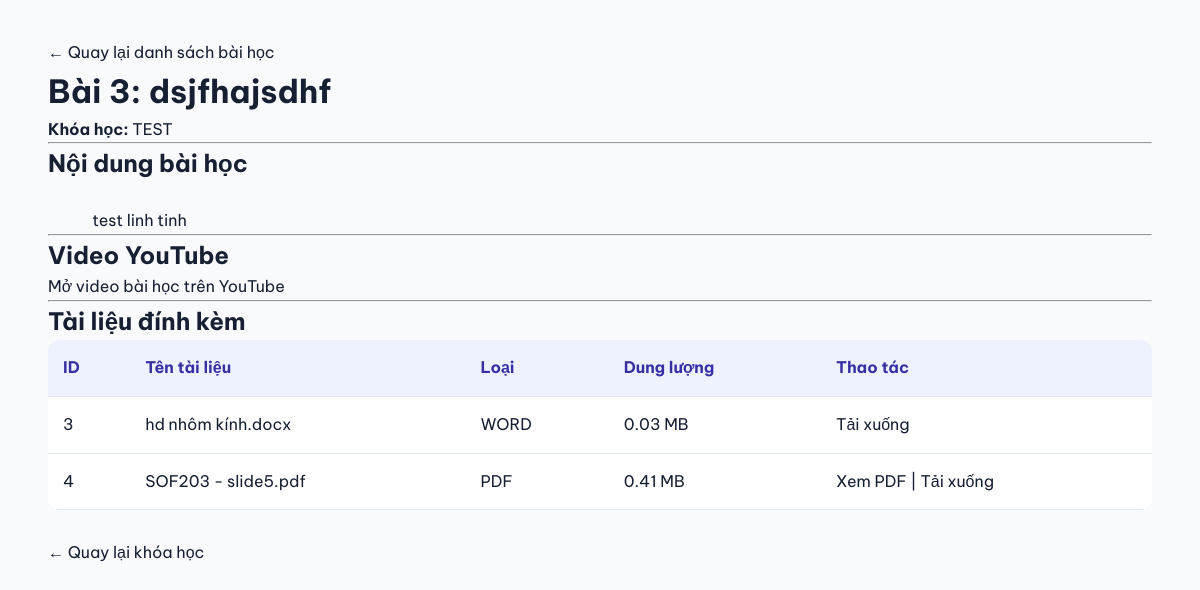
Page /student/lesson.php?lesson_id=1 (signed in) on the committed database.
### tables this page shows
CREATE TABLE `lessons` (
  `id` int(11) NOT NULL,
  `course_id` int(11) NOT NULL,
  `title` varchar(255) NOT NULL,
  `content` text DEFAULT NULL,
  `video_url` varchar(500) DEFAULT NULL,
  `lesson_order` int(11) NOT NULL DEFAULT 1,
  `created_at` timestamp NOT NULL DEFAULT current_timestamp()
);

CREATE TABLE `courses` (
  `id` int(11) NOT NULL,
  `teacher_id` int(11) DEFAULT NULL,
  `category` varchar(100) NOT NULL,
  `title` varchar(255) NOT NULL,
  `description` text DEFAULT NULL,
  `icon` varchar(20) DEFAULT '?',
  `color` varchar(20) DEFAULT 'blue',
  `students` int(11) DEFAULT 0,
  `teacher_name` varchar(100) DEFAULT NULL,
  `status` enum('draft','pending','approved','rejected') DEFAULT 'draft',
  `created_at` timestamp NOT NULL DEFAULT current_timestamp()
);

CREATE TABLE `lesson_materials` (
  `id` int(11) NOT NULL,
  `lesson_id` int(11) NOT NULL,
  `file_name` varchar(255) NOT NULL,
  `stored_name` varchar(255) NOT NULL,
  `file_type` enum('word','pdf','video') NOT NULL,
  `file_size` bigint(20) UNSIGNED NOT NULL,
  `created_at` timestamp NOT NULL DEFAULT current_timestamp()
);

### student/lesson.php (the view, shortened to what this page needs)
<?php
require_once __DIR__ . "/../includes/auth.php";
$lessonId = filter_input(
    INPUT_GET,
    "lesson_id",
    FILTER_VALIDATE_INT
);
$studentId = (int)$_SESSION["user_id"];
$stmt = $pdo->prepare(
    "SELECT
        l.id,
        l.course_id,
        l.title AS lesson_title,
        l.content,
        l.video_url,
        l.lesson_order,
        c.title AS course_title
     FROM lessons l
     INNER JOIN courses c
         ON c.id = l.course_id
     INNER JOIN enrollments e
         ON e.course_id = c.id
     WHERE l.id = ?
       AND e.student_id = ?
       AND c.status = 'approved'
     LIMIT 1"
);
$stmt->execute([$lessonId, $studentId]);
$lesson = $stmt->fetch(PDO::FETCH_ASSOC);
$courseId = (int)$lesson["course_id"];
$stmt = $pdo->prepare(
    "SELECT
        id,
        file_name,
        file_type,
        file_size
     FROM lesson_materials
     WHERE lesson_id = ?
     ORDER BY id ASC"
);
$stmt->execute([$lessonId]);
$materials = $stmt->fetchAll(PDO::FETCH_ASSOC);
$videoUrl = trim((string)($lesson["video_url"] ?? ""));
$videoHost = strtolower(
    (string)parse_url($videoUrl, PHP_URL_HOST)
);
$videoScheme = strtolower(
    (string)parse_url($videoUrl, PHP_URL_SCHEME)
);
$hasValidYoutube = (
    $videoUrl !== "" &&
    filter_var($videoUrl, FILTER_VALIDATE_URL) &&
    $videoScheme === "https" &&
    in_array(
        $videoHost,
        ["youtube.com", "www.youtube.com", "youtu.be"],
        true
    )
);
function e($value) {
    return htmlspecialchars(
        (string)$value,
        ENT_QUOTES,
        "UTF-8"
    );
}
?>
<!DOCTYPE html>
<html lang="vi">
<head>
    <link
        rel="stylesheet"
        href="../assets/css/style.css"
    >
</head>
<body>
<div class="container" style="padding: 40px 0;">
    <p>
        <a href="course.php?course_id=<?php echo $courseId; ?>">
            ← Quay lại danh sách bài học
        </a>
    </p>
    <h1>
        Bài <?php echo (int)$lesson["lesson_order"]; ?>:
        <?php echo e($lesson["lesson_title"]); ?>
    </h1>
    <p>
        <strong>Khóa học:</strong>
        <?php echo e($lesson["course_title"]); ?>
    </p>
    <hr>
    <h2>Nội dung bài học</h2>
    <?php if (
        trim((string)($lesson["content"] ?? "")) !== ""
    ): ?>
        <div style="white-space: pre-wrap;">
            <?php echo e($lesson["content"]); ?>
        </div>
    <?php else: ?>
        <p>Giảng viên không cung cấp nội dung văn bản.</p>
    <?php endif; ?>
    <hr>
    <h2>Video YouTube</h2>
    <?php if ($hasValidYoutube): ?>
        <p>
            <a
                href="<?php echo e($videoUrl); ?>"
                target="_blank"
                rel="noopener noreferrer"
            >
                Mở video bài học trên YouTube
            </a>
        </p>
    <?php else: ?>
        <p>Bài học không có video YouTube.</p>
    <?php endif; ?>
    <hr>
    <h2>Tài liệu đính kèm</h2>
    <?php if (empty($materials)): ?>
        <p>Bài học không có tài liệu đính kèm.</p>
    <?php else: ?>
        <div style="overflow-x: auto;">
            <table class="data-table">
                <thead>
                    <tr>
                        <th>ID</th>
                        <th>Tên tài liệu</th>
                        <th>Loại</th>
                        <th>Dung lượng</th>
                        <th>Thao tác</th>
                    </tr>
                </thead>
                <tbody>
                    <?php foreach ($materials as $material): ?>
                        <tr>
                            <td>
                                <?php echo (int)$material["id"]; ?>
                            </td>
                            <td>
                                <?php echo e($material["file_name"]); ?>
                            </td>
                            <td>
                                <?php echo e(
                                    strtoupper($material["file_type"])
                                ); ?>
                            </td>
                            <td>
                                <?php echo round(
                                    $material["file_size"] / 1048576,
                                    2
                                ); ?> MB
                            </td>
<td>
    <?php if (in_array(
        $material["file_type"],
        ["pdf", "video"],
        true
    )): ?>
        <a
            href="view_material.php?id=<?php echo (int)$material['id']; ?>"
            target="_blank"
            rel="noopener noreferrer"
        >
            <?php echo $material["file_type"] === "video"
                ? "Xem video"
                : "Xem PDF"; ?>
        </a>
        |
    <?php endif; ?>
    <a
        href="view_material.php?id=<?php echo (int)$material['id']; ?>&download=1"
    >
        Tải xuống
    </a>
</td>
                        </tr>
                    <?php endforeach; ?>
                </tbody>
            </table>
        </div>
    <?php endif; ?>
    <p style="margin-top: 30px;">
        <a href="course.php?course_id=<?php echo $courseId; ?>">
            ← Quay lại khóa học
        </a>
    </p>
</div>
</body>
</html>

### assets/css/style.css (style rules this page uses)
:root { --primary: #4f46e5; --primary-dark: #3730a3; --text: #172033; --muted: #64748b; --background: #f8fafc; }
* { margin: 0; padding: 0; box-sizing: border-box; }
html { scroll-behavior: smooth; }
body { font-family: 'Be Vietnam Pro', Arial, sans-serif; background: var(--background); color: var(--text); line-height: 1.6; }
a { text-decoration: none; color: inherit; }
.container { width: min(1150px, 92%); margin: 0 auto; }
.data-table { width: 100%; border-collapse: collapse; background: white; border-radius: 12px; overflow: hidden; }
.data-table th, .data-table td { padding: 15px; text-align: left; border-bottom: 1px solid #e2e8f0; }
.data-table th { background: #eef2ff; color: #3730a3; }

### rows in the picture
lessons: lesson_order "3", title "dsjfhajsdhf", course.title "TEST", content "test linh tinh"
lesson_materials: id "3", file_name "hd nhôm kính.docx", file_type "WORD", $material['file_size']/1048576 "0.03"
lesson_materials: id "4", file_name "SOF203 - slide5.pdf", file_type "PDF", $material['file_size']/1048576 "0.41", shows "Xem PDF"
